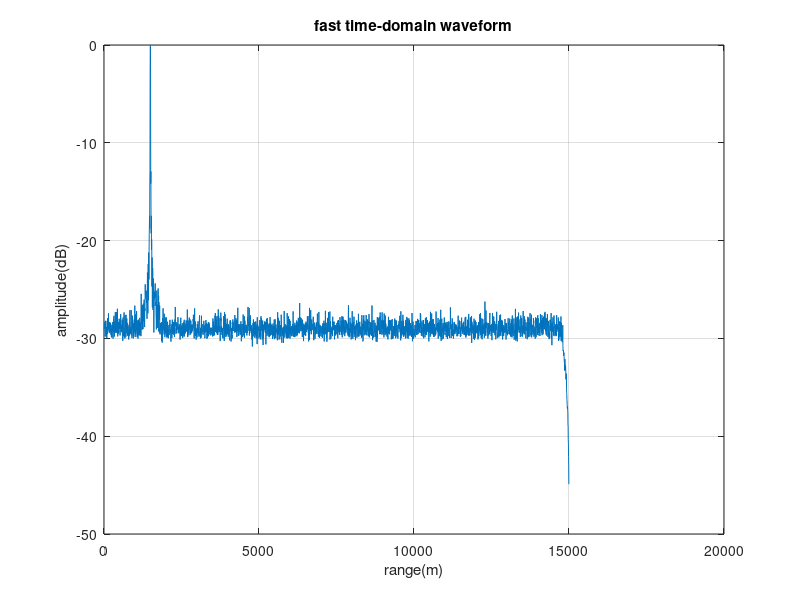

Write MATLAB code to recreate this figure. (Note: this script raises an error after producing the figure.)
clc; clear all; close all;

C = 3e8;              % speed of light

% para
BandWidth = 15e6;     %
PulseWidth = 2e-6;    % 
Fs = 31.25e6;         % 
PRT = 100e-6;         % 
PulseNumber = 2048;   % 
Fc = 10e9;            % 
Ts = 1/Fs;            % 
Lambda = C / Fc;      % wavelength 0.03m

% target parameter
R0 = 1500;            % m
v = 10;               % m/s
a = 0;                % m/s^2
N = round(PulseWidth * Fs);
RangeNumber = ceil(PRT * Fs); 

PRF = 1 / PRT;        % pulse repeat frequency
PRF_Ind = linspace(-PRF/2, PRF/2 - PRF/PulseNumber, PulseNumber);

% �������Ե�Ƶ�źź���ѹϵ��
t = linspace(-PulseWidth/2, PulseWidth/2-Ts, N);
LFM = exp(1j * pi * BandWidth / PulseWidth * t.^2);
PCcoef = conj(fliplr(LFM));
TargetEcho = repmat(LFM, PulseNumber, 1);

% ÿ������ʱ�������ȷֿ���ÿ��Ӧ�ö�����Ƶ��
t = ((0:PulseNumber-1) * PRT).';
fd = 2 * (v + a * t) / Lambda;
DopplerFreqMod = repmat(exp(1i * 2 * pi * fd .* t), 1, N);
TargetEcho = TargetEcho .* DopplerFreqMod;

% �ز��ź����Ŀ���ź�
echo = zeros(PulseNumber, RangeNumber);
TargetRange = R0 + v*t + 0.5*a*t.^2;
DeltRange = C * Ts / 2; % range delta
TargetStartIdx = round(TargetRange / DeltRange);

% add target
for i = 1 : PulseNumber
    echo(i, TargetStartIdx(i):TargetStartIdx(i)+N-1) = echo(i, TargetStartIdx(i):TargetStartIdx(i)+N-1) + TargetEcho(i,:);
end

% add noise
SNR = 0;
SignalPower = mean(abs(echo(:)).^2);
NoisePower = SignalPower / 10^(SNR / 10);
Noise = sqrt(NoisePower / 2) * (randn(size(echo)) + sqrt(NoisePower / 2)*1i*randn(size(echo)));
echo = echo + Noise;

% [m, n] = size(echo);
% fileID = fopen('data.txt', 'w');
% fprintf(fileID, '%d %d\n', m, n);
% for i = 1:m
%     for j=1:n
%         fprintf(fileID, '%f %f\n', real(echo(i, j)), imag(echo(i, j)));
%     end
% end
% fclose(fileID);


% pulse compression
PCIQBuf = zeros(PulseNumber, RangeNumber);
N_seq = RangeNumber + N - 1;
NFFT = 2^nextpow2(N_seq); 

echoFFT = fft(echo, NFFT, 2);
fft2 = fft(PCcoef, NFFT);

for ii = 1 : PulseNumber
    xx = ifft(echoFFT(ii,:) .* fft2);
    PCIQBuf(ii,:) = xx(N:N+RangeNumber-1);
end


figure;
rangeInd = (0:RangeNumber-1) .* DeltRange;
PCIQBufAbs = abs(PCIQBuf) / max(max(abs(PCIQBuf)));
PCIQBufAbsMax = max(PCIQBufAbs);
plot(rangeInd, 20*log10(PCIQBufAbsMax));
xlabel("range(m)");ylabel("amplitude(dB)");
title('fast time-domain waveform');
grid on;


PCIQBuf_fft = fft(PCIQBuf, [], 1);
PCIQBuf_fft = fftshift(PCIQBuf_fft, 1);
PCIQBuf_fft = abs(PCIQBuf_fft);
PCIQBuf_fft = PCIQBuf_fft ./ max(PCIQBuf_fft, [], 'all');
PCIQBuf_fft = 20*log10(PCIQBuf_fft);

figure;
v_ind = PRF_Ind * Lambda / 2;
imagesc(rangeInd, v_ind, PCIQBuf_fft);
xlabel('range(m)');
ylabel('v(m/s)');
title('result of coherent integration');